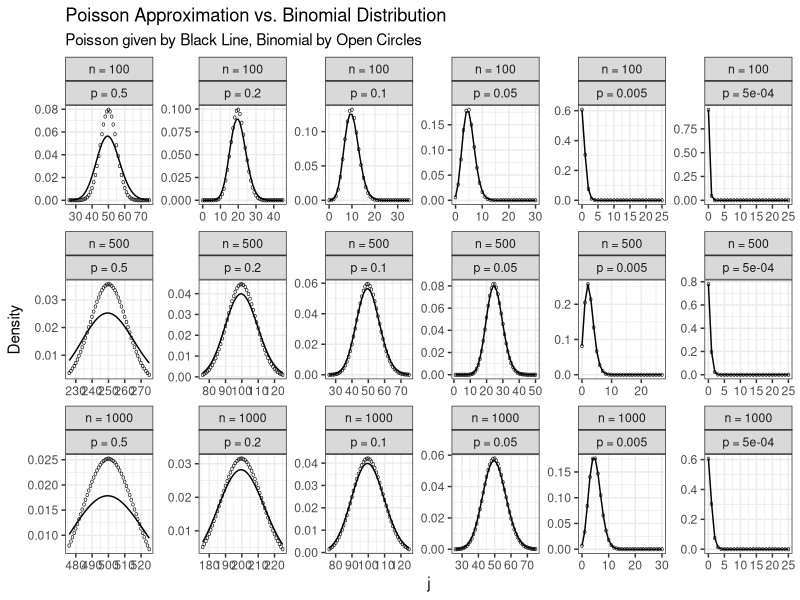
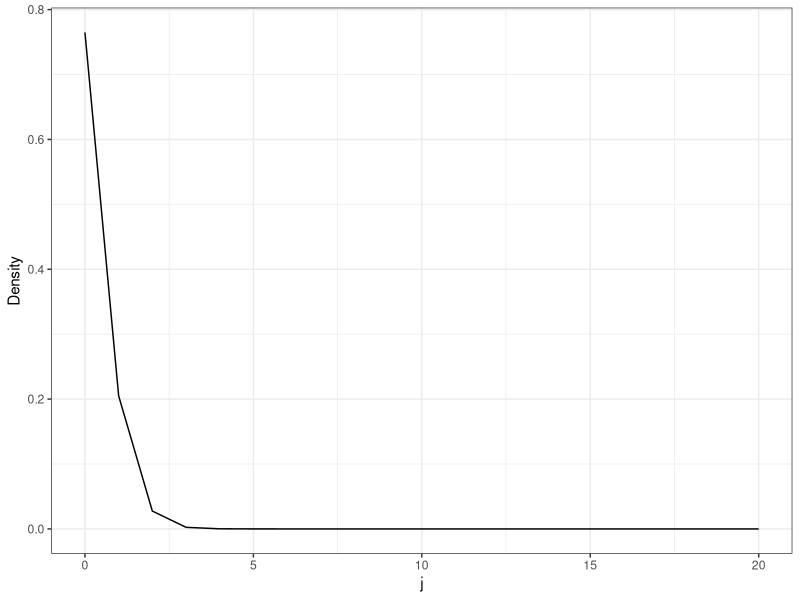
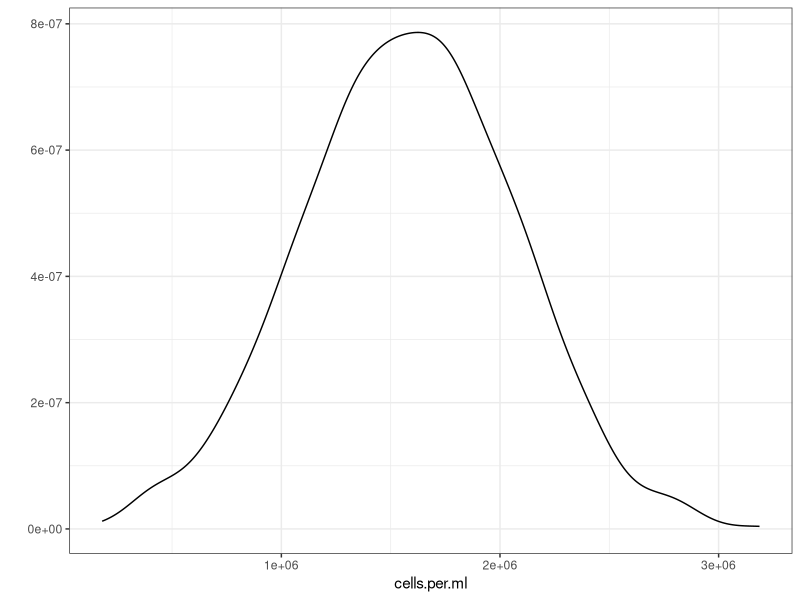
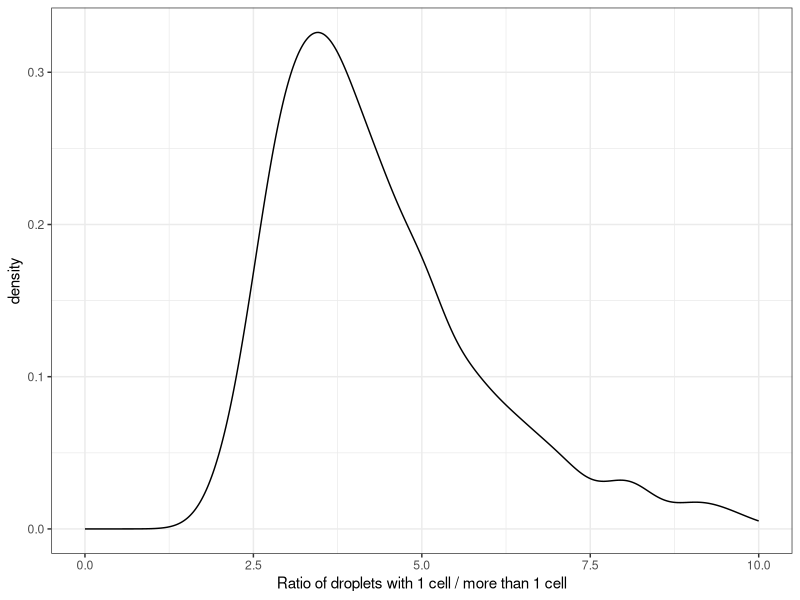
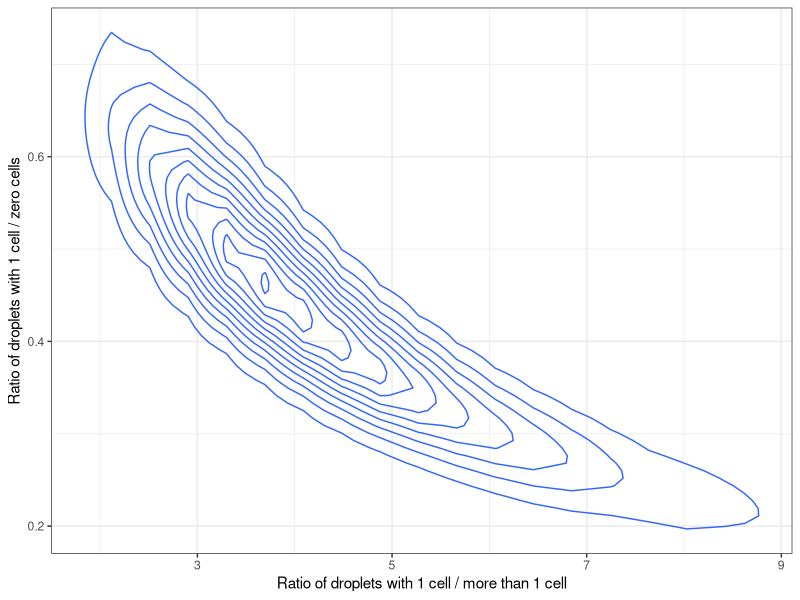

Recreate these plots in R, in order.
## ---- chunk 1
library(tidyverse)
set.seed(4)

k <- c(2, 5, 10, 20, 200, 2000) # Various numbers of droplets
n <-  c(100, 500, 1000)         # Various numbers of units or cells to place in droplets
params <- expand.grid(n = n, k = k, j = 1:50) # look at combinations of these parameters

# The next two lines are just to make the labels in the plot look nice
n.labels <- paste("n =", n)     
p.labels <- paste("p =", signif(1/k, 1))

params %>% 
  mutate(p = 1/k, 
         lambda.approx = n*p, 
         j = j + floor(lambda.approx) - floor(mean(j)), # Explore near the mean of the distribution
         n.label = paste("n =", n),                        # Make plot look nice
         p.label = paste("p =", signif(p,1))) %>%          # Make plot look nice
  mutate(n.label = factor(n.label, levels = n.labels),     # Make plot look nice
         p.label = factor(p.label, levels = p.labels)) %>% # Make plot look nice
  filter(j >= 0) %>%                               # Only keep positive counts
  mutate(Binomial = choose(n, j)*p^j*(1-p)^(n-j),  # **The Distributions**
         Poisson = dpois(j, n*p)) %>%              # **The Distributions**
  ggplot(aes(x = j)) +                             # Everything else is just plotting
  geom_line(aes(y = Poisson)) +
  geom_point(aes(y = Binomial), shape = "o") +
  facet_wrap(n.label ~p.label , scales="free", nrow=3, ncol=6)+
  theme_bw() +
  ggtitle("Poisson Approximation vs. Binomial Distribution", 
          "Poisson given by Black Line, Binomial by Open Circles")+
  ylab("Density")
## ---- chunk 2
cells.per.ml <- 1e+06 # cells / mL
droplet.diameter <- 80 # microns
droplet.volume <- (4/3)*pi*((droplet.diameter/2)^3)*1e-12 # mL/droplet
lambda = cells.per.ml * droplet.volume
## ---- chunk 3
ml <- 5
(n <- cells.per.ml * ml)
droplets <- ml/droplet.volume
(p <- 1/droplets)
## ---- chunk 4
j <- 0:20
d <- data.frame(j = j, Poisson = dpois(j, lambda)) 
d %>% 
  ggplot(aes(x=j, y = Poisson)) +
  geom_line() +
  theme_bw() +
  ylab("Density")
## ---- chunk 5
ratio <- d$Poisson[2]/(1-sum(d$Poisson[c(1,2)]))
## ---- chunk 6
cells.per.ml <-  rnorm(1000, 1.6e6, sd = 5e5) # Concentration of cells
cells.per.ml <- cells.per.ml[cells.per.ml > 0] # truncation
droplet.diameter <- 80 # microns
droplet.volume <- (4/3)*pi*((droplet.diameter/2)^3)*1e-12 # mL/droplet
lambda = cells.per.ml * droplet.volume

j <- 0:20
d <- rep(0, length(lambda))  # Container to store results of for loop
for (i in 1:length(lambda)){ # For each of our sampled values 
  x <- dpois(j, lambda[i])
  d[i] <- x[2]/(1-sum(x[c(1,2)]))
}
## ---- chunk 7
qplot(cells.per.ml, geom="density") +
  theme_bw()
## ---- chunk 8
ggplot(enframe(d, "iter", "Ratio"), aes(x=Ratio)) +
  geom_density() +
  theme_bw() +
  xlim(c(0, 10)) +
  xlab("Ratio of droplets with 1 cell / more than 1 cell")
## ---- chunk 9
quantile(d, probs = c(0.025, 0.5, 0.975), na.rm = TRUE)
## ---- chunk 10
d <- data.frame(matrix(0, length(lambda), 2))
colnames(d) <- c("r1", "r2")
for (i in 1:length(lambda)){
  x <- dpois(j, lambda[i])
  d[i,"r1"] <- x[2]/(1-sum(x[c(1,2)]))
  d[i,"r2"] <- x[2]/x[1]
}
d %>% 
  ggplot(aes(x = r1, y = r2)) + 
  geom_density_2d() +
  theme_bw() +
  xlab("Ratio of droplets with 1 cell / more than 1 cell") +
  ylab("Ratio of droplets with 1 cell / zero cells")
